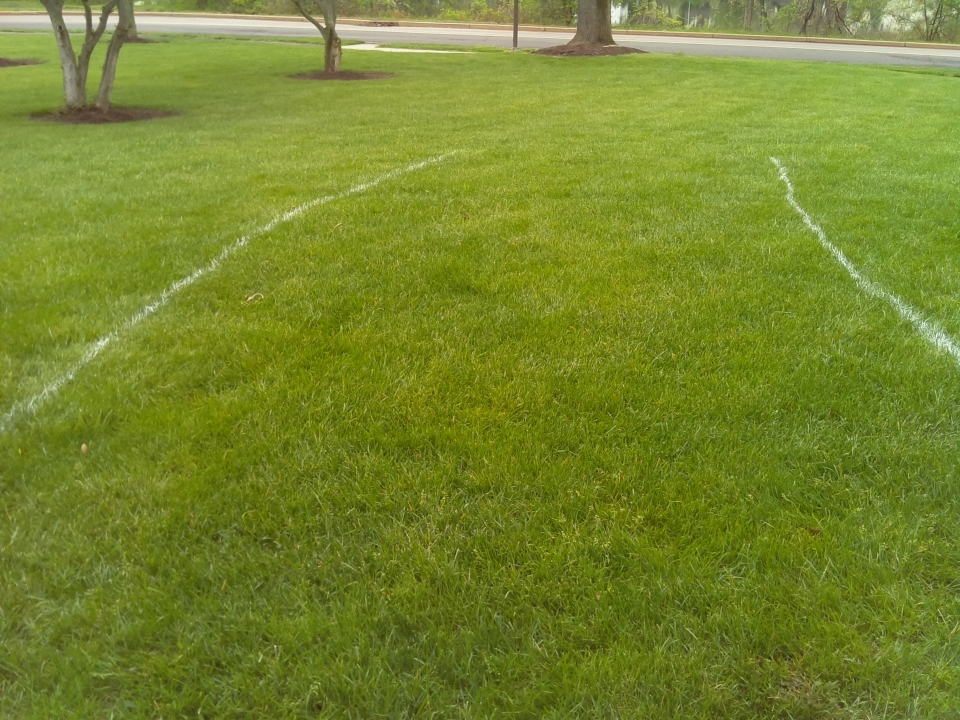
#> input picture image_processing_tests/whitelines2.jpg, 960 x 720 px
$ python test.py
#> lines starting #> are read from the running program, lines starting #| are printed output that depends on the picture; after the words box and inside, x2 and y2 are one past the last pixel; in counts of white or black regions, pixels touching at a corner belong together
# RasPi: 159.91.228.47
# Odroid: 159.91.228.92

import cv2
import math
import time
import numpy as np

def show(image, title):
	cv2.imshow(title, image)
	cv2.waitKey(0)
	cv2.destroyAllWindows()

# [4 lines left out: function grayscale, not called in this run]

def blur(image, xblur, yblur):
	blur = cv2.GaussianBlur(image, (xblur, yblur), 0)
	show(blur, "Gaussian Blur")
	return blur

# [16 lines left out: functions colorDetect, black_white, not called in this run]

def canny(image, lower, upper):
	edges = cv2.Canny(image, lower, upper)
	show(edges, "Edge Detection")
	return edges

# For playing
def main1():
	file = "whitelines2.jpg"
	original = cv2.imread(file)
#> original is the input picture: shape (720, 960, 3); mean B, G, R 44.7, 134.3, 118.3
	img = original	# img to play with
	show(img, "original")

	img = cv2.cvtColor(img, cv2.COLOR_BGR2HSV)
#> img: shape (720, 960, 3); mean H, S, V 35, 175.7, 134.6
	show(img, "HSV")
	# [6 lines of commented-out code are left out]
	img[:,:,2] = 0
#> img: shape (720, 960, 3); mean H, S, V 35, 175.7, 0

	# Get back in the right range and convert back to a normal picture
#	img = np.clip(img, 0, 255)
#	img = img.astype(np.uint8)
	show(img, "colored image")

#	img = colorDetect(img, [0, 0, 0], [255, 255, 130])

	img = blur(img, 31, 31)
#> in blur, `blur = cv2.GaussianBlur(image, (xblur, yblur), 0)`: blur: shape (720, 960, 3); mean H, S, V 35, 175.7, 0
	#img = cv2.fastNlMeansDenoisingColored(img, None, 10, 10, 7, 21)
	#show(img, "less noise")

	#Create a 5*5 kernel anchored at 2,2
	img = canny(img, 0, 45)
#> in canny, `edges = cv2.Canny(image, lower, upper)`:
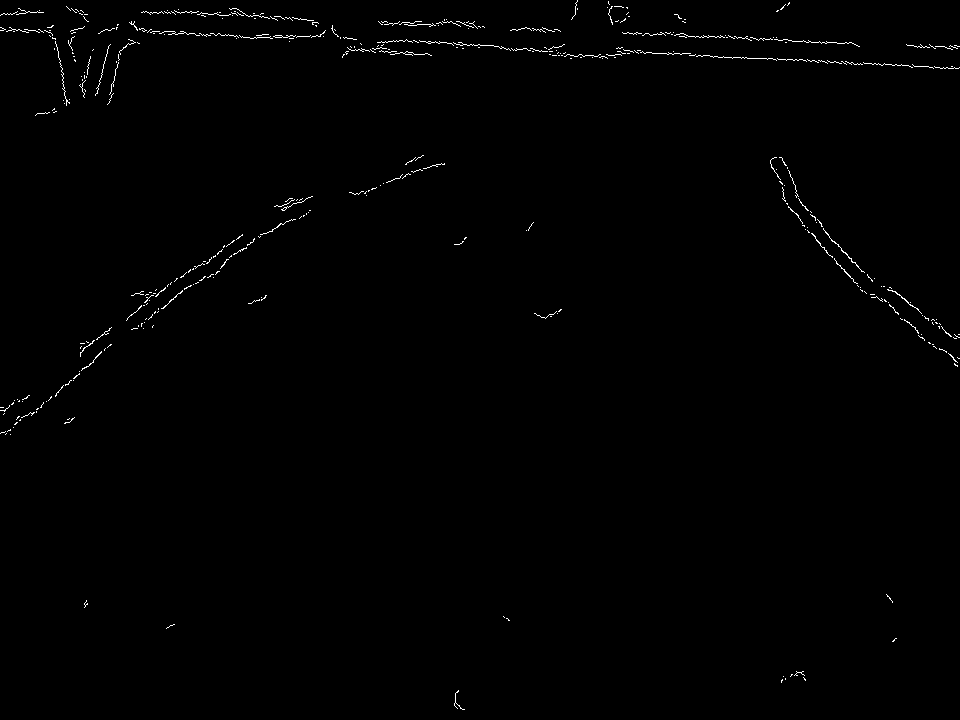
#> edges: shape (720, 960); 0.61% white in thin lines or dots
	kernel = np.ones((3, 3), np.uint8)
	img = cv2.dilate(img, kernel, iterations=1)
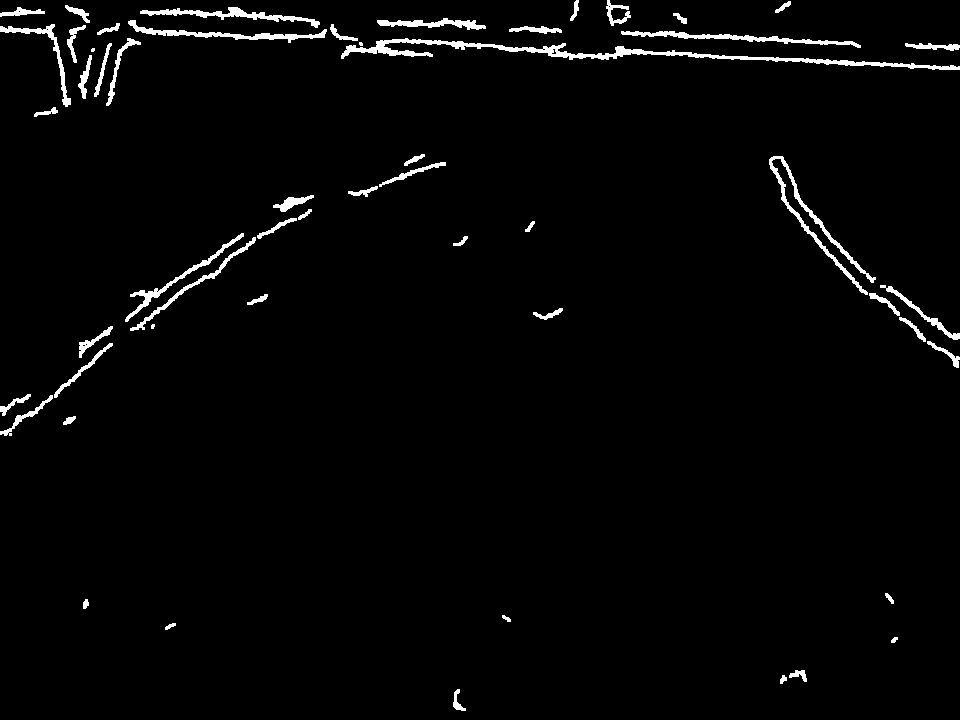
#> img: shape (720, 960); 2.4% white; 54 white regions (3 under 20 px), largest, box (x1, y1, x2, y2) and area: (341, 38, 960, 70) 3031, (769, 156, 876, 295) 1343, (621, 31, 861, 48) 991
	show(img, "dialate")

#	img = grayscale(img)
#	img = cv2.threshold(img, 10, 255, cv2.THRESH_BINARY)[1]
#	show(img, "threshold")

	lines = cv2.HoughLinesP(img, 1, np.pi/180, 100, 100, 10)
#> lines = 189 rows, first 6: [301, 35, 324, 36], [392, 39, 463, 42], [386, 40, 504, 46], [709, 57, 854, 62], [791, 42, 802, 42], [730, 38, 797, 41]

	if lines is not None:
		for line in lines:
			for x1, y1, x2, y2 in line:
				cv2.line(original, (x1,y1), (x2,y2), (0,0,255), 2)
#> this loop made 189 passes
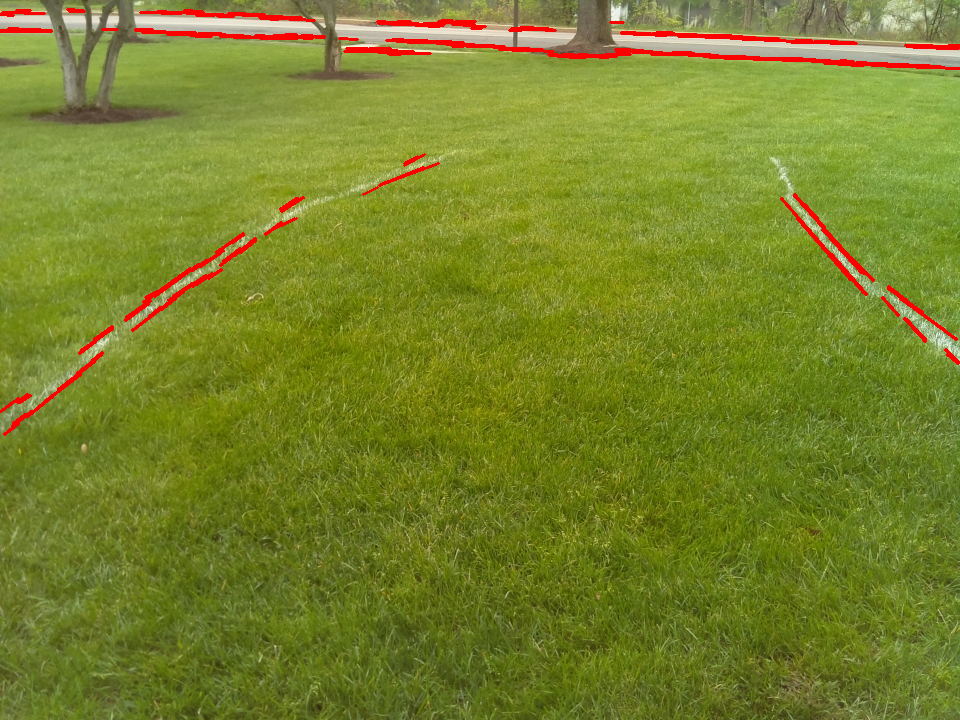
#> original: shape (720, 960, 3); 1.85% of pixels changed, all inside (x1, y1, x2, y2) = (0, 8, 960, 436)
	else:
		print("No lines found")

	show(original, "hough")


# "Normal" processing sequence
# [48 lines left out: function main, not called in this run]

if __name__ == "__main__":
	main1()

$ run again, with image_processing_tests/whitelines3.jpg copied over image_processing_tests/whitelines2.jpg
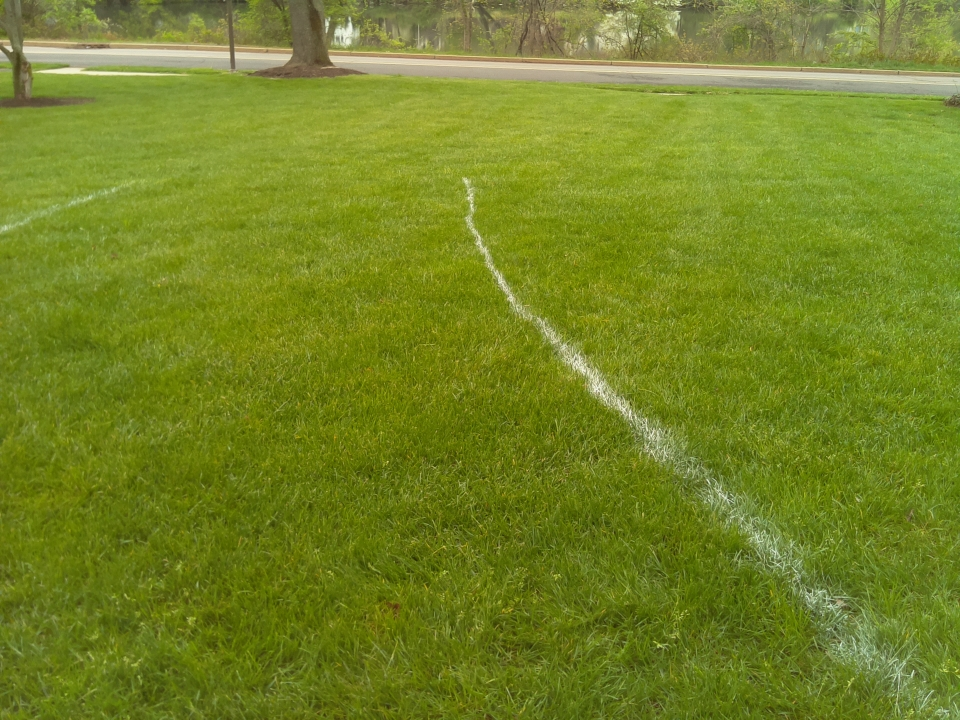
#> input picture image_processing_tests/whitelines3.jpg, 960 x 720 px
#> in main1, original is the input picture: shape (720, 960, 3); mean B, G, R 36.8, 132.2, 116.1
#> blur: shape (720, 960, 3); mean H, S, V 34.7, 189.7, 0
#> in canny, `edges = cv2.Canny(image, lower, upper)`:
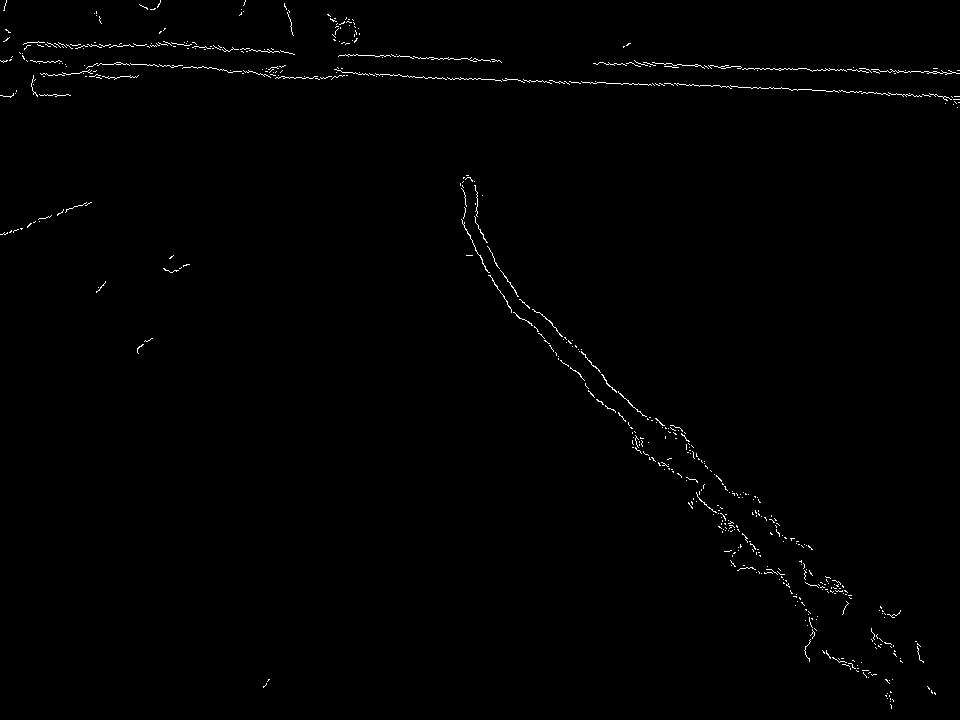
#> edges: shape (720, 960); 0.66% white in thin lines or dots
#> lines = 252 rows, first 6: [389, 76, 603, 83], [592, 62, 847, 71], [568, 80, 826, 89], [696, 65, 718, 65], [337, 55, 391, 57], [820, 68, 959, 73]
#> the loop in main1, `for line in lines:` made 252 passes
#> after the loop in main1, `for line in lines:`:
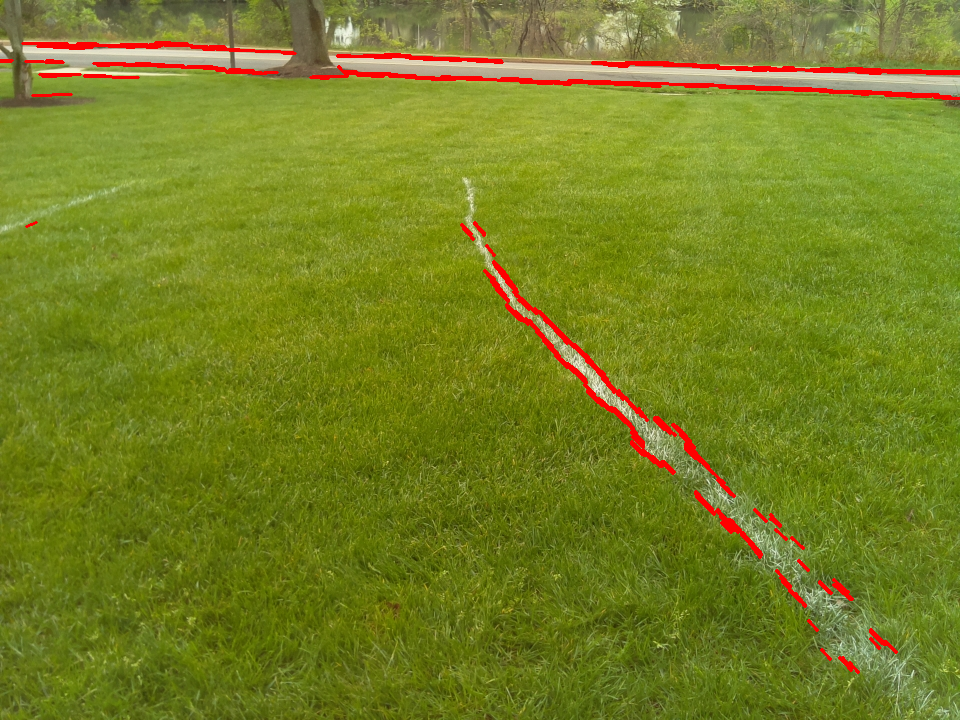
#> original: shape (720, 960, 3); 2.06% of pixels changed, all inside (x1, y1, x2, y2) = (0, 41, 960, 674)

$ run again, with image_processing_tests/whitelines4.jpg copied over image_processing_tests/whitelines2.jpg
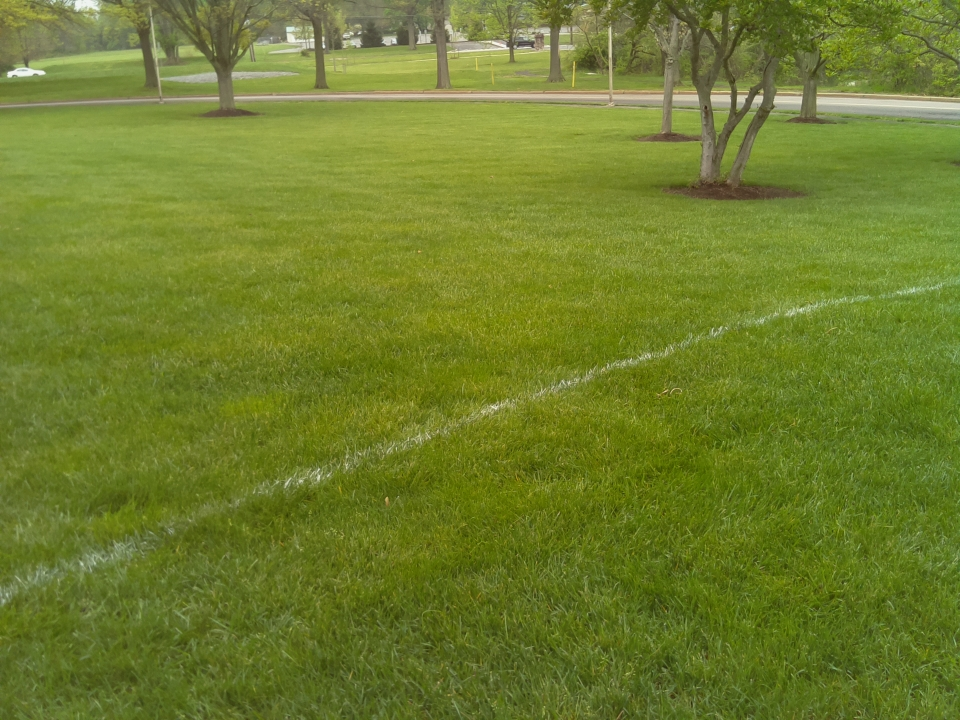
#> input picture image_processing_tests/whitelines4.jpg, 960 x 720 px
#> in main1, original is the input picture: shape (720, 960, 3); mean B, G, R 44.2, 125.8, 110.4
#> blur: shape (720, 960, 3); mean H, S, V 35.4, 169.5, 0
#> in canny, `edges = cv2.Canny(image, lower, upper)`:
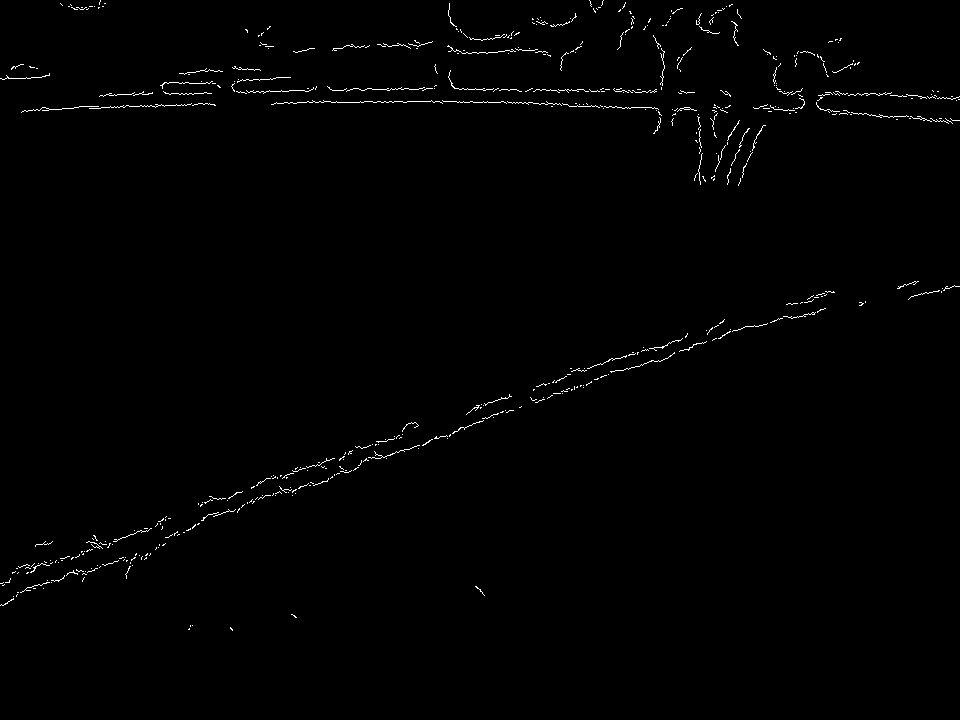
#> edges: shape (720, 960); 0.8% white in thin lines or dots, all inside (x1, y1, x2, y2) = (0, 0, 960, 631)
#> lines = 287 rows, first 6: [817, 94, 870, 95], [866, 115, 913, 116], [589, 381, 631, 366], [388, 100, 403, 100], [524, 90, 610, 90], [772, 109, 802, 109]
#> the loop in main1, `for line in lines:` made 287 passes
#> after the loop in main1, `for line in lines:`:
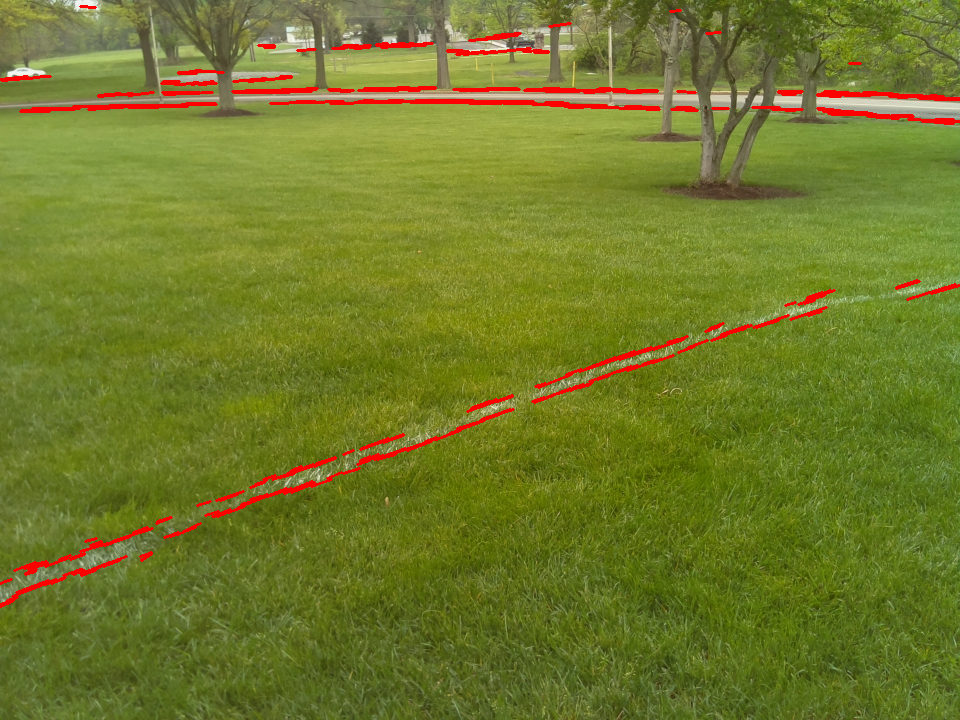
#> original: shape (720, 960, 3); 2.28% of pixels changed, all inside (x1, y1, x2, y2) = (0, 5, 960, 608)
